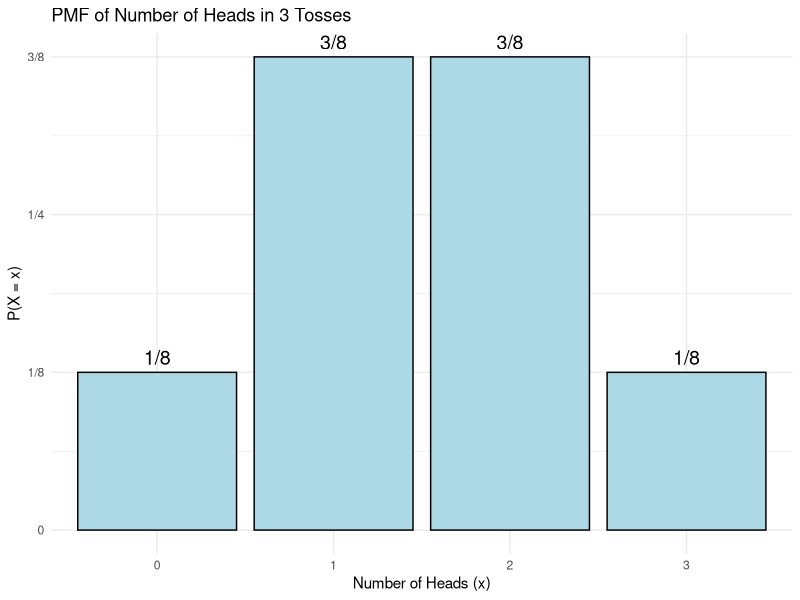
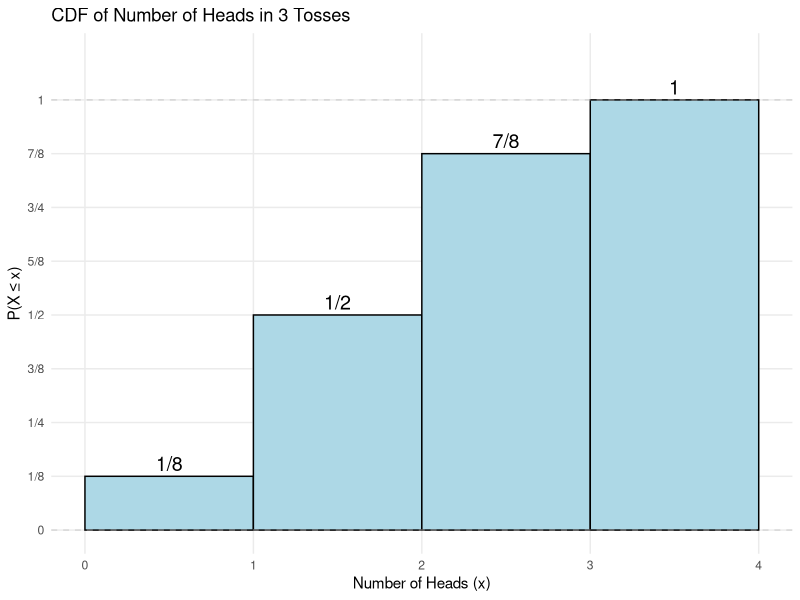

These charts were generated, in order, by the following R code:
## ---- chunk 1
#| echo: false
library(ggplot2)

# Create data frame
df <- data.frame(
  heads = factor(0:3),
  prob = c(1/8, 3/8, 3/8, 1/8),
  fraction = c("1/8", "3/8", "3/8", "1/8")
)

# Create plot
ggplot(df, aes(x = heads, y = prob)) +
  geom_col(fill = "lightblue", color = "black") +
  geom_text(aes(label = fraction), vjust = -0.5, size = 5) +
  labs(title = "PMF of Number of Heads in 3 Tosses",
       x = "Number of Heads (x)",
       y = "P(X = x)") +
  theme_minimal() +
  scale_y_continuous(breaks = seq(0, 0.5, by = 0.125),
                     labels = c("0", "1/8", "1/4", "3/8", "1/2"))
## ---- chunk 2
#| echo: false
library(ggplot2)

# Create data for step blocks
x <- 0:3
cum_probs <- pbinom(x, size = 3, prob = 0.5)

# Create data frame for full-width rectangles - fill from 0 to cum_prob
rect_data <- data.frame(
  xmin = 0:3,
  xmax = 1:4,
  ymin = 0,  # Always start at 0
  ymax = cum_probs,
  fraction = c("1/8", "1/2", "7/8", "1"),
  heads = 0:3
)

# Create the plot with full-width rectangles
ggplot() +
  # Add rectangles
  geom_rect(data = rect_data,
            aes(xmin = xmin, xmax = xmax, ymin = ymin, ymax = ymax),
            fill = "lightblue", color = "black") +
  # Add fraction labels
  geom_text(data = rect_data,
            aes(x = xmin + 0.5, y = ymax + 0.03, label = fraction),
            size = 5, color = "black") +
  # Customize axes
  scale_x_continuous(breaks = 0:4, 
                     limits = c(0, 4)) +
  scale_y_continuous(breaks = seq(0, 1, by = 0.125),
                     labels = c("0", "1/8", "1/4", "3/8", "1/2", 
                                "5/8", "3/4", "7/8", "1"),
                     limits = c(0, 1.1)) +
  # Add labels and theme
  labs(title = "CDF of Number of Heads in 3 Tosses",
       x = "Number of Heads (x)",
       y = "P(X ≤ x)") +
  theme_minimal() +
  # Add reference lines
  geom_hline(yintercept = c(0, 1), linetype = "dashed", color = "gray", alpha = 0.5) +
  theme(panel.grid.minor = element_blank())
